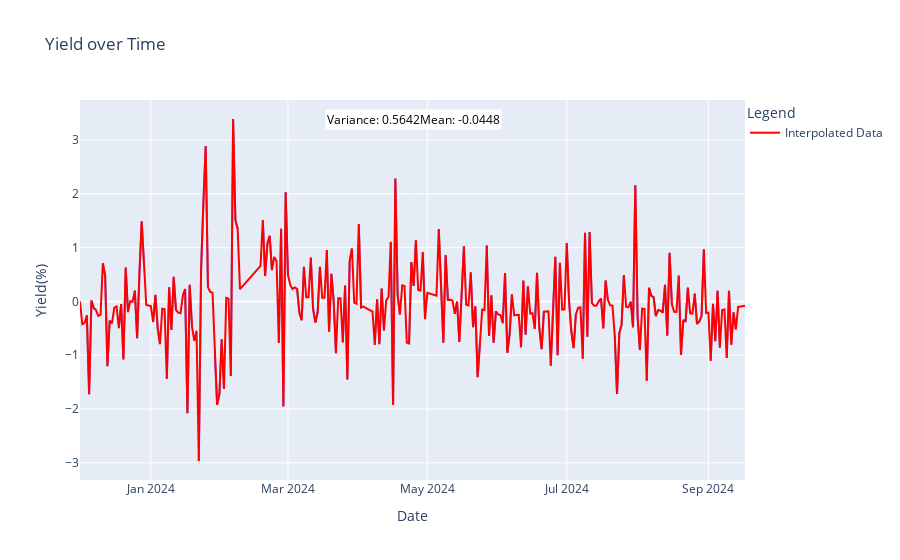
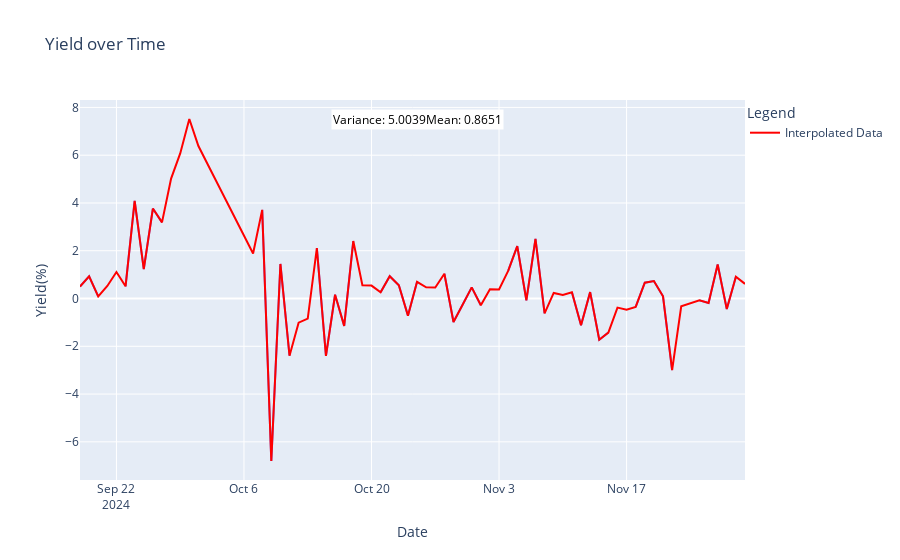
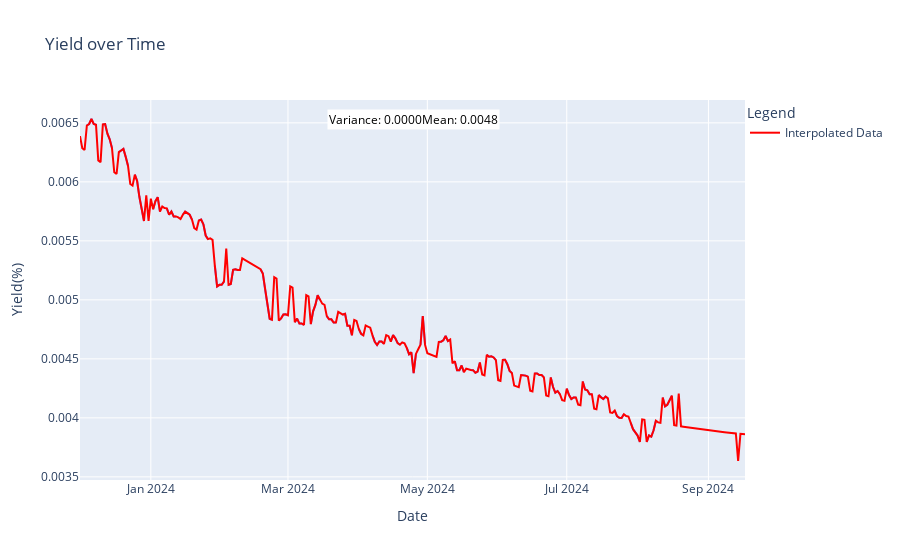
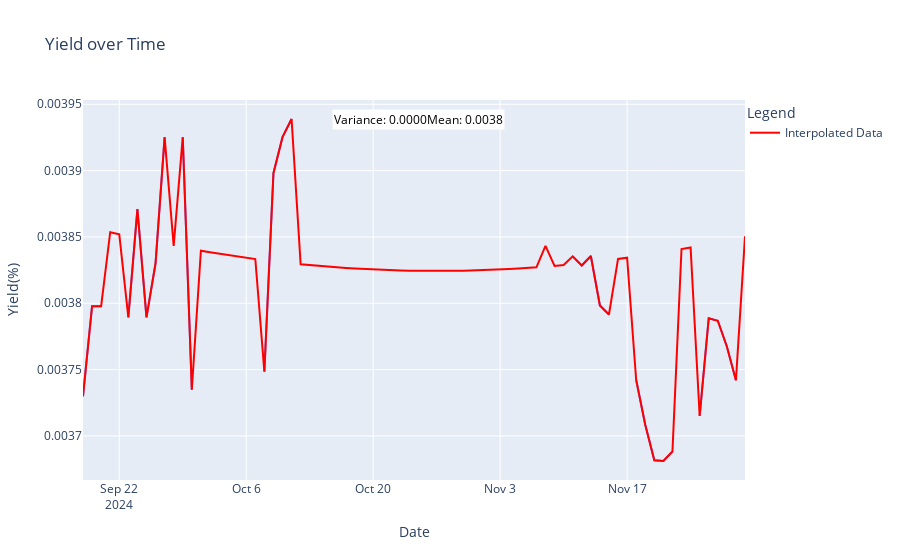

Here is the notebook cell these charts were saved with, in order:
### Markdown cell above
## 收益率曲线展示

### Code cell
for df,filled_df,test_df,filled_test_df in zip(org_train,train_datas,org_test,test_datas):
    BfAfInterplolate(df,filled_df)
    BfAfInterplolate(test_df,filled_test_df)
